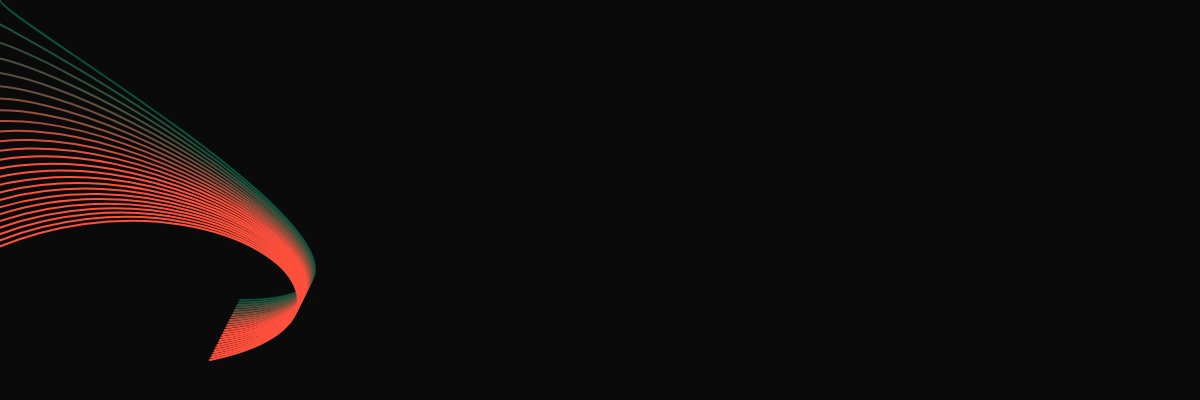
Frame 1 (no input)
Frame 60 (no input): identical to frame 1, image omitted
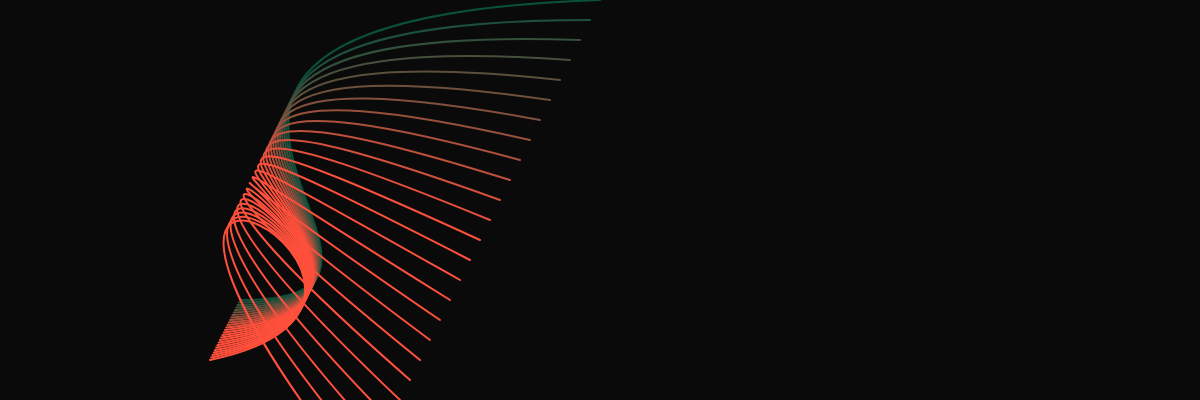
Frame 120 (the mouse pressed at the canvas centre since frame 60)

The p5.js sketch that drew these frames (run headless with seeded random() and noise() and a simulated clock; from frame 60 on, the mouse is pressed at the canvas centre):

// p5.js sketch
// ── sketch.js
// Define strokeHue as a global variable. This variable
// will be used to color each line.
let strokeHue = 20;

function setup() {
  createCanvas(1200, 400);
  

  // Remove the bezier stroke fills and establish a new
  // stroke weight. Change the color mode to HSB.
  noFill();
  strokeWeight(2);
  colorMode();
}

function draw() {
  describe(
    'Ten rainbow-colored lines in a bezier curve formation. The top anchors of the curves move with the cursor as it hovers over the black canvas.'
  );

  background(10);

  // Create 10 bezier lines with anchor points moving
  // with the X coordinate of the cursor.
  for (let i = 0; i < 500; i += 20) {
    // Add 10 to the line's hue value during
    // each iteration.
    strokeColor = i + 10;

    stroke(strokeColor, 80, 60);

    bezier(mouseX - i / 2, 0 + i, 0, 20, 500, 300, 240 - i / 16, 300 + i / 8);
  }
}
